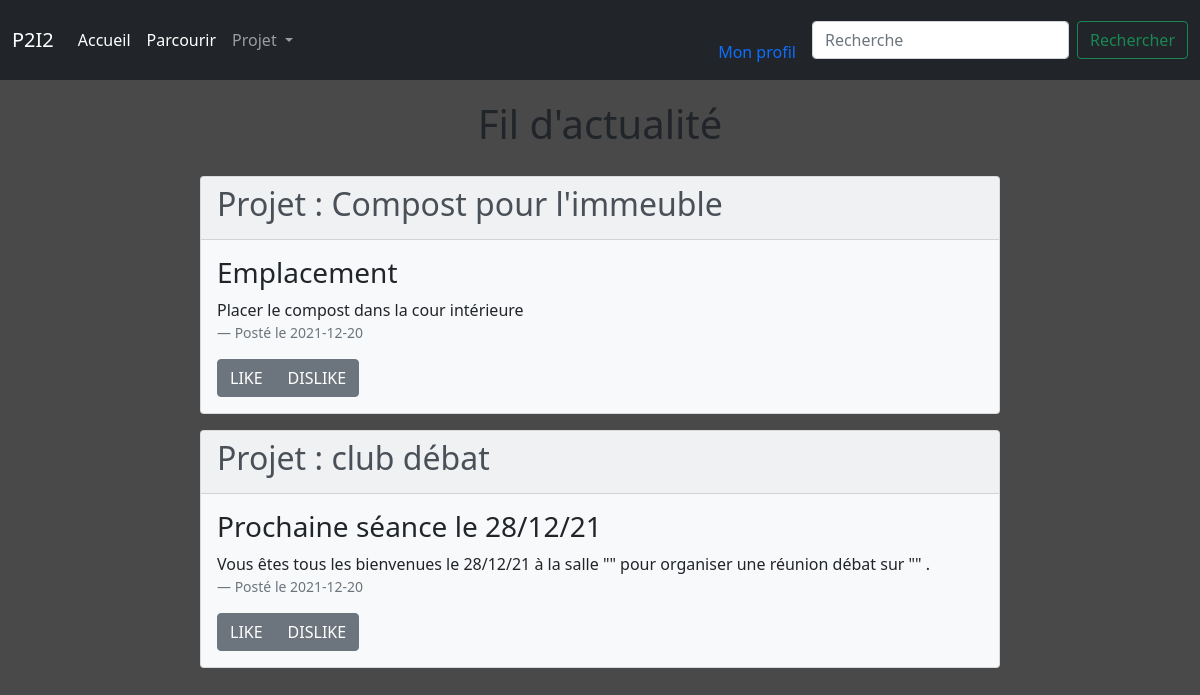
/accueil, run on the app's committed database.
### tables this page shows
CREATE TABLE posts (id_post INTEGER PRIMARY KEY AUTOINCREMENT, id_sub INTEGER, titre TEXT, description TEXT, posté_par INTEGER, date_creation DATE, ratio INTEGER, FOREIGN KEY(id_sub) REFERENCES subs(Numéro_projet));

CREATE TABLE "subs" (
	"nom"	varchar NOT NULL,
	"posté_par"	varchar NOT NULL,
	"numéro_projet"	INTEGER NOT NULL UNIQUE,
	"mots_clés"	text NOT NULL,
	"description"	TEXT NOT NULL,
	"création"	TEXT NOT NULL,
	PRIMARY KEY("numéro_projet" AUTOINCREMENT)
);

### app.py (the view)
@app.route('/accueil')
def accueil():
     query = "SELECT nom,titre,posts.description,id_sub,posts.date_creation,id_post FROM subs JOIN posts WHERE Numéro_projet = id_sub ORDER BY date_creation DESC;"
     db = sqlite3.connect('database.db')
     cursor = db.cursor()
     cursor.execute(query)
     L = cursor.fetchall()
     db.close()
     return render_template('accueil.html',data = L)

### templates/accueil.html (shortened to what this page needs)
{% extends 'layout.html' %}
{% block content %}
<link rel="stylesheet" href='/static/styles/accueil.css' />
<body>
<h1> Fil d'actualité </h1>
    <div class="card-columns">
    {% for item in data %}
        <div class="card bg-light mb-3" style="width : 50rem; margin:auto;">
            <a href = "/sub/{{item[3]}}" class="list-group-item-action flex-column align-items-start">
                <div class="card-header">
                    <h2 class="card-title">Projet : {{item[0]}} </h2>
                </div>
            </a>
                <div class="card-body">
                    <h3 class="card-subtile">{{item[1]}}</h3>
                    <p class="card-text">{{item[2]}}</p>
                    <footer class = "blockquote-footer">Posté le {{item[4]}}</footer>
                    <div class="btn-group">
                        <a class = "btn btn-block btn-secondary" href='/{{item[5]}}/ajoutcompteur'>LIKE</a>
                        <a class = "btn btn-block btn-secondary" href='/{{item[5]}}/retraitcompteur'>DISLIKE</a>
                    </div>
                </div>
        </div>
    {% endfor %}
    </div>
</body>
{% endblock %}

### static/styles/stylehome.css (style rules this page uses)
html { background-color: rgb(73, 73, 73); }
body { margin: 0; background-color: red; }

### static/styles/accueil.css (style rules this page uses)
body { background-color: rgb(73, 73, 73); }
h1 { text-align: center; background-color:rgb(73, 73, 73) ; padding : 20px; }
a { text-decoration: none; }

### data on the page
posts: nom "Compost pour l'immeuble", titre "Emplacement", description "Placer le compost dans la cour intérieure", date_creation "2021-12-20"
posts: nom "club débat", titre "Prochaine séance le 28/12/21", description "Vous êtes tous les bienvenues le 28/12/21 à la salle \"\" pour organiser une réunion débat sur \"\" .", date_creation "2021-12-20"
